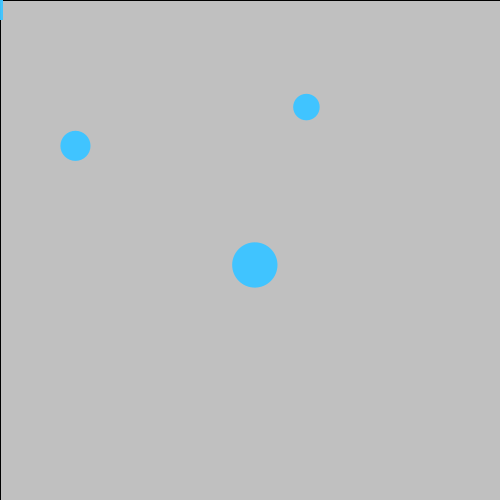
Frame 1 (no input)
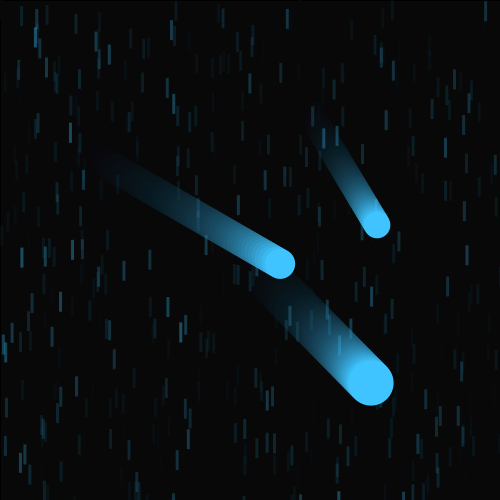
Frame 60 (the mouse pressed at the canvas centre just before this capture)
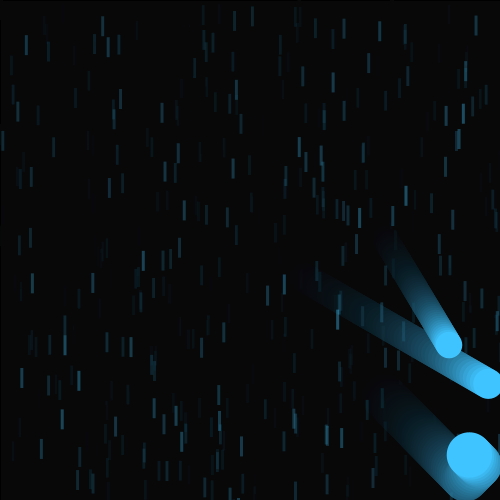
Frame 120 (the mouse held since frame 60 and released just before this capture)

The Processing sketch that drew these frames (run headless with seeded random() and noise(); from frame 60 on, the mouse is pressed at the canvas centre):

// Processing sketch: processing_39359
// ── processing_39359.pde

raindrops a, b, c, d, e, f, g, h, i, j, k;
bouncingball a1,b1,c1;

void setup()
{
  size(500, 500);
  smooth();

  a = new raindrops();
  a.r = 64;
  a.g = 196;
  a.b = 255;
  a.o = random(50, 100);

  b = new raindrops();
  b.r = 64;
  b.g = 196;
  b.b = 255;
  b.o = random(50, 100);

  c = new raindrops();
  c.r = 64;
  c.g = 196;
  c.b = 255;
  c.o = random(50, 100);

  d = new raindrops();
  d.r = 64;
  d.g = 196;
  d.b = 255;
  d.o = random(50, 100);

  e = new raindrops();
  e.r = 64;
  e.g = 196;
  e.b = 255;
  e.o = random(50, 100);
  f = new raindrops();
  f.r = 64;
  f.g = 196;
  f.b = 255;
  f.o = random(50, 100);

  g = new raindrops();
  g.r = 64;
  g.g = 196;
  g.b = 255;
  g.o = random(50, 100);

  h = new raindrops();
  h.r = 64;
  h.g = 196;
  h.b = 255;
  h.o = random(50, 100);

  i = new raindrops();
  i.r = 64;
  i.g = 196;
  i.b = 255;
  i.o = random(50, 100);

  j = new raindrops();
  j.r = 64;
  j.g = 196;
  j.b = 255;
  j.o = random(50, 100);

  k = new raindrops();
  k.r = 64;
  k.g = 196;
  k.b = 255;
  k.o = random(50, 100);
  
  a1 = new bouncingball();
  a1.r = 64;
  a1.g = 196;
  a1.b = 255;
  a1.xpos = random(100,250)/random(1,3);
  a1.ypos = random(250,0)/random(1,3);
  a1.xSpeed = random(1,5);
  a1.size = random(25,75);
  
  b1 = new bouncingball();
  b1.r = 64;
  b1.g = 196;
  b1.b = 255;
  b1.xpos = random(250,425)/random(1,3);
  b1.ypos = random(250,0)/random(1,3);
  b1.xSpeed = random(1,5);
  b1.size = random(25,75);
  
  c1 = new bouncingball();
  c1.r = 64;
  c1.g = 196;
  c1.b = 255;
  c1.xpos = random(250,425)/random(1,3);
  c1.ypos = random(250,0)/random(1,3);
  c1.xSpeed = random(1,5);
  c1.size = random(25,75);
}

void draw()
{  
  fill(0, 15);
  rect(0, 0, 500, 500);
  a.show();
  b.show();
  c.show();
  d.show();
  e.show();
  f.show();
  g.show();
  h.show();
  i.show();
  j.show();
  k.show();
  a1.show1();
  b1.show1();
  c1.show1();
  a.drip();
  b.drip();
  c.drip();
  d.drip();
  e.drip();
  f.drip();
  g.drip();
  h.drip();
  i.drip();
  j.drip();
  k.drip();
  a1.bounce();
  b1.bounce();
  c1.bounce();
  a1.move();
  b1.move();
  c1.move();
}
class raindrops
{
  float x, y, sx, sy, r, g, b, o, rainAmount;

  void show()
  {
    noStroke();
    fill(r, g, b, o);
    rect(x, y, 3, 20);
  }
  void drip()
  {
    x =random(0, 500);
    y =random(0, 500);
  }
}

class bouncingball
{
  float size;
  float xSpeed = 3;
  float ySpeed = 2;
  float xpos, ypos;
  int xDirection = 1;
  int yDirection = 1;
  float r, g, b;

  void show1()
  {
    fill(r, g, b);
    ellipse(xpos+size/2, ypos+size/2, size, size);    
  }
    void bounce()
    {
      if (xpos > width-size || xpos < 0)
      {  
        xDirection *= -1;
      }
      if (ypos > height-size || ypos < 0)
      { 
        yDirection *= -1;
      }
    }
    void move()
    {
      xpos += (xSpeed * xDirection);
      ypos += (ySpeed * yDirection);
    }
  }
